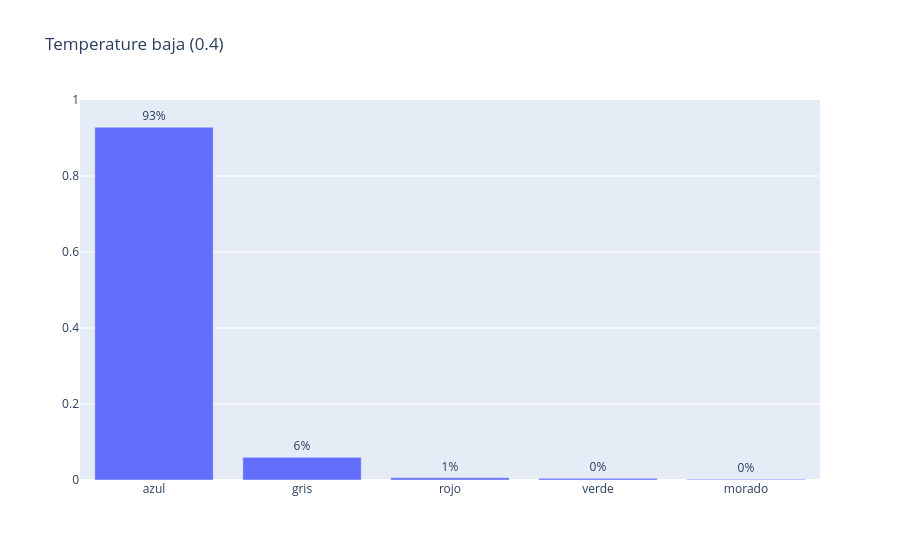
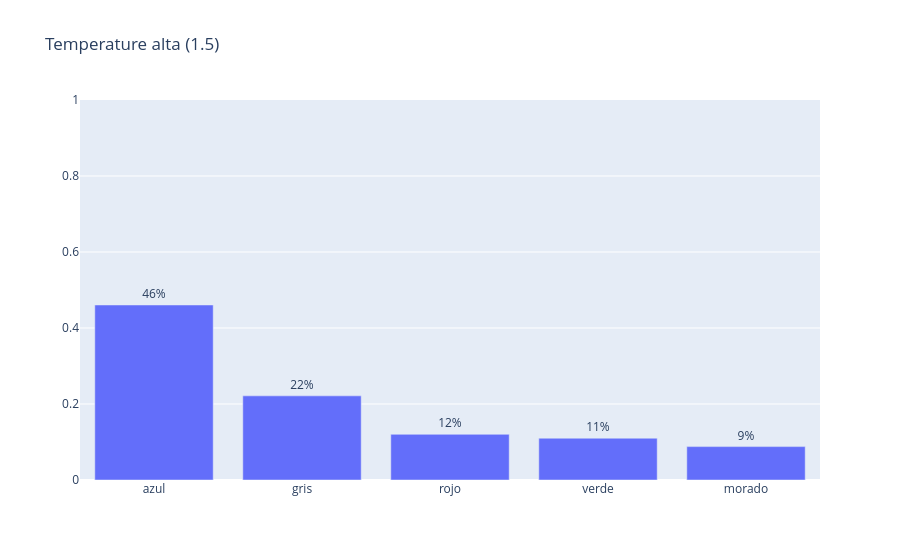

Notebook source saved alongside these figures, in order:
### Markdown cell above
## Celda 7 — ¿Qué es `temperature`?

`temperature` controla qué tan **creativa o variada** será la salida.

- baja → más predecible
- alta → más variación

### Code cell
base_words = ["azul", "gris", "rojo", "verde", "morado"]
base_probs = np.array([0.60, 0.20, 0.08, 0.07, 0.05], dtype=float)

def apply_temperature(probabilities, temperature):
    probabilities = np.array(probabilities, dtype=float)
    logits = np.log(probabilities + 1e-12)
    adjusted = np.exp(logits / temperature)
    adjusted = adjusted / adjusted.sum()
    return adjusted

temp_low = apply_temperature(base_probs, 0.4)
temp_high = apply_temperature(base_probs, 1.5)

fig_low = go.Figure(data=[go.Bar(x=base_words, y=temp_low, text=[f"{p:.0%}" for p in temp_low], textposition="outside")])
fig_low.update_layout(title="Temperature baja (0.4)", yaxis=dict(range=[0, 1]))
fig_low.show()

fig_high = go.Figure(data=[go.Bar(x=base_words, y=temp_high, text=[f"{p:.0%}" for p in temp_high], textposition="outside")])
fig_high.update_layout(title="Temperature alta (1.5)", yaxis=dict(range=[0, 1]))
fig_high.show()

### Figure 1 — Plotly figure (JSON) as saved in the notebook; plotly's stock layout.template omitted (floating-point values rounded to 4 significant figures)
{"data": [{"text": ["93%", "6%", "1%", "0%", "0%"], "textposition": "outside", "type": "bar", "x": ["azul", "gris", "rojo", "verde", "morado"], "y": [0.9283, 0.05955, 0.006026, 0.004316, 0.001861]}], "layout": {"title": {"text": "Temperature baja (0.4)"}, "yaxis": {"range": [0, 1]}}}

### Figure 2 — Plotly figure (JSON) as saved in the notebook; plotly's stock layout.template omitted (floating-point values rounded to 4 significant figures)
{"data": [{"text": ["46%", "22%", "12%", "11%", "9%"], "textposition": "outside", "type": "bar", "x": ["azul", "gris", "rojo", "verde", "morado"], "y": [0.4606, 0.2214, 0.1202, 0.11, 0.08787]}], "layout": {"title": {"text": "Temperature alta (1.5)"}, "yaxis": {"range": [0, 1]}}}
